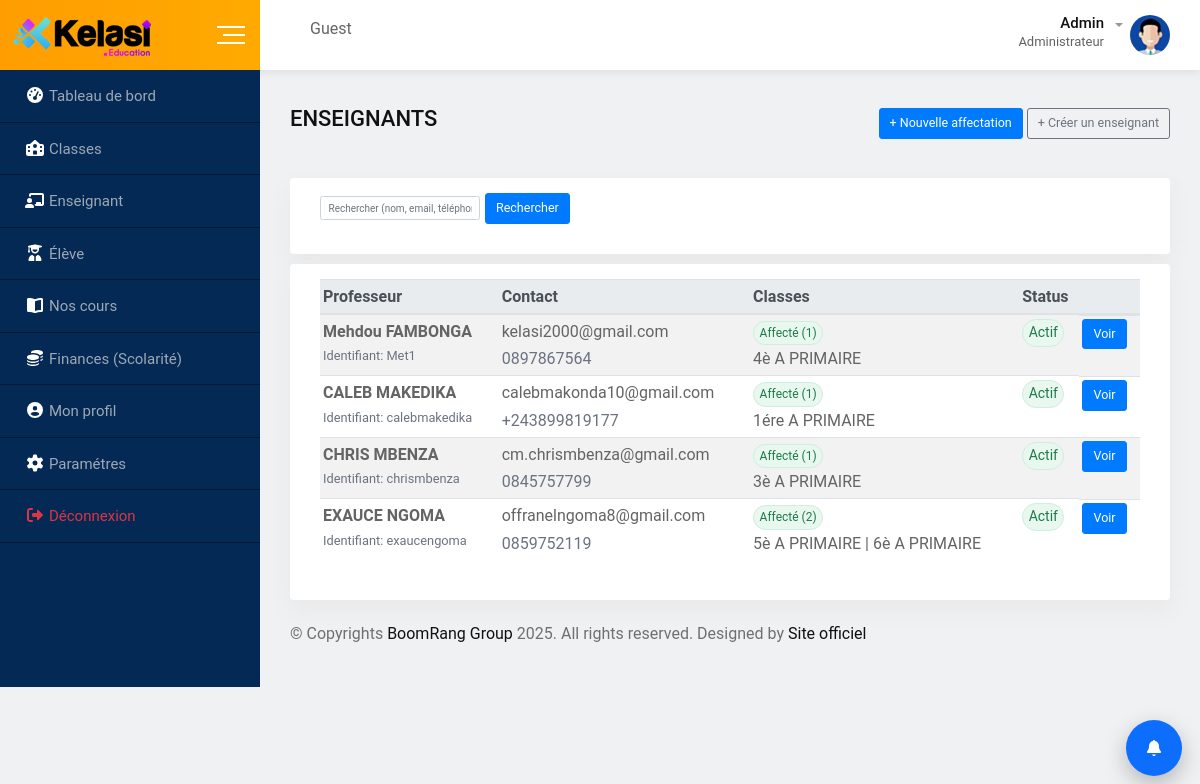
Screenshot of /admin/all-teacher.php (signed in) with the database file from the repository.
### tables this page shows
CREATE TABLE `teacher` (
  `id` int(11) NOT NULL,
  `first_name` varchar(100) NOT NULL,
  `last_name` varchar(100) NOT NULL,
  `email` varchar(150) NOT NULL,
  `gender` varchar(10) DEFAULT NULL,
  `date_of_birth` date DEFAULT NULL,
  `phone` varchar(20) DEFAULT NULL,
  `adress` text DEFAULT NULL,
  `qualification` varchar(150) DEFAULT NULL,
  `specialization` varchar(150) DEFAULT NULL,
  `classe` varchar(100) DEFAULT NULL,
  `date_of_joining` date DEFAULT NULL,
  `code_ecole` varchar(11) NOT NULL,
  `created_at` timestamp NOT NULL DEFAULT current_timestamp()
);

### admin/all-teacher.php (the view, shortened to what this page needs)
<?php
$pdo = null;
$codeEcole = (string)($_SESSION['code_ecole'] ?? '');
function e($s){ return htmlspecialchars((string)$s, ENT_QUOTES, 'UTF-8'); }
$q = trim((string)($_GET['q'] ?? ''));
$teachers = [];
try {
    $sql = "
      SELECT
        t.id                AS teacher_id,
        t.first_name, t.last_name, t.gender, t.phone, t.email, t.adress,
        t.date_of_joining,
        t.classe            AS single_class_id,
        c.classe            AS classe_name,
        c.description       AS classe_desc,
        n.description       AS niveau,
        s.description       AS section,
        o.description       AS opt
      FROM teacher t
      LEFT JOIN classes  c ON t.classe = c.id
      LEFT JOIN niveau   n ON c.niveau  = n.id
      LEFT JOIN section  s ON c.section = s.id
      LEFT JOIN options  o ON c.options = o.id
      WHERE t.code_ecole = :code
    ";
    $params = [':code'=>$codeEcole];
    $sql .= " ORDER BY t.last_name, t.first_name, t.id ";
    $st = $pdo->prepare($sql);
    $st->execute($params);
    $teachers = $st->fetchAll(PDO::FETCH_ASSOC) ?: [];
} catch (Throwable $e) {
    if (DEBUG) { echo $e->getMessage(); exit; }
}
$emailList = [];
foreach ($teachers as $t) {
    $em = strtolower(trim((string)($t['email'] ?? '')));
    if ($em !== '') $emailList[$em] = true;
}
$userByEmail = [];
if ($emailList) {
    $place = implode(',', array_fill(0, count($emailList), '?'));
    try {
        $st = $pdo->prepare("SELECT id, username, email, password, created_at, phone, code_ecole FROM users WHERE LOWER(email) IN ($place)");
        $st->execute(array_keys($emailList));
        while ($row = $st->fetch(PDO::FETCH_ASSOC)) {
            $userByEmail[strtolower($row['email'])] = $row;
        }
    } catch (Throwable $e) {
        if (DEBUG) { echo $e->getMessage(); }
    }
}
$uids = [];
foreach ($teachers as $t) {
    $emLower = strtolower((string)($t['email'] ?? ''));
    $u = $userByEmail[$emLower] ?? null;
    $compteActif = false;
    if ($u && isset($u['password']) && trim($u['password']) !== '') {
        $compteActif = true;
    }
    $em = strtolower(trim((string)($t['email'] ?? '')));
    if ($em !== '' && isset($userByEmail[$em]) && !empty($userByEmail[$em]['id'])) {
        $uids[(int)$userByEmail[$em]['id']] = true;
    }
}
$uids = array_keys($uids);
$affectsByUser = [];
if ($uids) {
    $in = implode(',', array_fill(0, count($uids), '?'));
    $sqlA = "
        SELECT
            cst.teacher_user_id AS uid,
            COUNT(*)            AS nb,
            GROUP_CONCAT(
        DISTINCT CONCAT(
            c.classe, ' ',
            COALESCE(c.description, ''), ' ',
            COALESCE(niv.description, ''), ' ',
            COALESCE(sec.description, ''), ' ',
            COALESCE(opt.description, '')
        )
        ORDER BY c.classe
        SEPARATOR ' | '
        ) AS classes_str
        FROM class_subject_teacher cst
        JOIN classes c ON c.id = cst.class_id
        LEFT JOIN niveau niv ON c.niveau = niv.id
        LEFT JOIN section sec ON c.section = sec.id
        LEFT JOIN options opt ON c.options = opt.id
        WHERE cst.code_ecole = ? AND cst.teacher_user_id IN ($in)
        GROUP BY cst.teacher_user_id
    ";
    try {
        $st = $pdo->prepare($sqlA);
        $st->execute(array_merge([$codeEcole], $uids));
        while ($row = $st->fetch(PDO::FETCH_ASSOC)) {
            $affectsByUser[(int)$row['uid']] = [
                'count' => (int)$row['nb'],
                'labels'=> (string)$row['classes_str'],
            ];
        }
    } catch (Throwable $e) {
        if (DEBUG) { echo $e->getMessage(); }
    }
}
$rows = [];
foreach ($teachers as $t) {
    $emLower = strtolower((string)($t['email'] ?? ''));
    $u = $userByEmail[$emLower] ?? null;
    $uid = $u ? (int)$u['id'] : 0;
    $nbClasses  = 0;
    $classesStr = '';
    $affecte    = false;
    if ($uid && isset($affectsByUser[$uid])) {
        $nbClasses  = (int)$affectsByUser[$uid]['count'];
        $classesStr = (string)$affectsByUser[$uid]['labels'];
        $affecte    = $nbClasses > 0;
    }
    $rows[] = [
        'teacher_id'   => (int)$t['teacher_id'],
        'first_name'   => (string)($t['first_name'] ?? ''),
        'last_name'    => (string)($t['last_name'] ?? ''),
        'gender'       => (string)($t['gender'] ?? ''),
        'adress'       => (string)($t['adress'] ?? ''),
        'phone'        => (string)($t['phone'] ?? ($u['phone'] ?? '')),
        'email'        => (string)($t['email'] ?? ''),
        'user_id'      => $uid,
        'username'     => $u['username'] ?? null,
        'created_at'   => $u['created_at'] ?? null,
        'nb_classes'   => $nbClasses,
        'classes_str'  => $classesStr,
        'affecte'      => $affecte,
        'compte_actif' => $compteActif,
    ];
}
?>
<!doctype html>
<html class="no-js" lang="fr">
<head>
    <link rel="stylesheet" href="../css/normalize.css">
    <link rel="stylesheet" href="../css/main.css">
    <link rel="stylesheet" href="../css/bootstrap.min.css">
    <link rel="stylesheet" href="../css/all.min.css">
    <link rel="stylesheet" href="../fonts/flaticon.css">
    <link rel="stylesheet" href="../css/fullcalendar.min.css">
    <link rel="stylesheet" href="../css/animate.min.css">
    <link rel="stylesheet" href="../style.css">
</head>
<body>
    <div id="wrapper" class="wrapper bg-ash">
        <?php $nav=__DIR__.'/layout/navbar.php'; if(file_exists($nav)) require $nav; ?>
        <div class="dashboard-page-one">
            <?php $side=__DIR__.'/layout/sidebar.php'; if(file_exists($side)) require $side; ?>
            <div class="dashboard-content-one">
                <div class="breadcrumbs-area d-flex justify-content-between align-items-center">
                    <div>
                        <h3 class="text-uppercase">Enseignants</h3>
                    </div>
                    <div class="d-block gap-2">
                        <a class="btn btn-lg btn-primary" href="affectation.php">+ Nouvelle affectation</a>
                        <a class="btn btn-lg btn-outline-secondary" href="add-teacher.php">+ Créer un enseignant</a>
                    </div>
                </div>
                <div class="card-recherche mb-3">
                    <div class="card-body">
                        <form class="form-inline">
                            <input type="text" name="q" value="<?= e($q) ?>" class="form-control mr-2"
                                placeholder="Rechercher (nom, email, téléphone)">
                            <button class="btn btn-primary btn-lg">Rechercher</button>
                        </form>
                    </div>
                </div>
                <div class="card-div">
                    <div class="card-body">
                        <?php if (!$rows): ?>
                        <div class="muted">Aucun enseignant trouvé.</div>
                        <?php else: ?>
                        <div class="table-responsive">
                            <table class="table table-sm table-striped">
                                <thead class="thead-light">
                                    <tr>
                                        <th>Professeur</th>
                                        <th>Contact</th>
                                        <th>Classes</th>
                                        <th>Status</th>
                                        <th></th>
                                    </tr>
                                </thead>
                                <tbody>
                                    <?php foreach ($rows as $r): ?>
                                    <tr>
                                        <td>
                                            <div>
                                                <strong>
                                                    <?= e(trim(($r['first_name'] ?? '').' '.($r['last_name'] ?? '')) ?: ($r['username'] ?? '')) ?>
                                                </strong>
                                            </div>
                                            <?php if (!empty($r['username'])): ?>
                                            <div class="muted small">Identifiant: <?= e($r['username']) ?></div>
                                            <?php endif; ?>
                                        </td>
                                        <td>
                                            <div><?= e($r['email'] ?: '—') ?></div>
                                            <div class="muted"><?= e($r['phone'] ?: '—') ?></div>
                                        </td>
                                        <td>
                                            <div><?php if ($r['affecte']): ?>
                                                <span class="chip chip-ok" style="font-size:12px">Affecté
                                                    (<?= (int)$r['nb_classes'] ?>)</span>
                                                <?php else: ?>
                                                <span class="chip chip-warn">Non affecté</span>
                                                <?php endif; ?>
                                            </div>
                                            <div><?php if ($r['affecte']): ?>
                                                <?= e($r['classes_str']) ?>
                                                <?php else: ?>
                                                <span class="muted">—</span>
                                                <?php endif; ?>
                                            </div>
                                        </td>
                                        <td class="truncate">
                                            <?php if ($r['compte_actif']): ?>
                                            <span class="chip chip-ok" style="font-size:14px">Actif</span>
                                            <?php else: ?>
                                            <span class="chip chip-warn" style="font-size:14px">Désactivé</span>
                                            <?php endif; ?>
                                        </td>
                                        <td class="d-flex flex-wrap gap-1">
                                            <?php if ($r['user_id']): ?>
                                            <a class="btn btn-lg btn-primary mr-1 mb-1"
                                                href="affectation.php?teacher_user_id=<?= (int)$r['user_id'] ?>">Voir</a>
                                            <?php endif; ?>
                                        </td>
                                    </tr>
                                    <?php endforeach; ?>
                                </tbody>
                            </table>
                        </div>
                        <?php endif; ?>
                    </div>
                </div>
                <?php $foot=__DIR__.'/layout/footer.php'; if(file_exists($foot)) require $foot; ?>
            </div>
        </div>
    </div>
</body>
</html>

### rows the page displays
teacher: first_name+last_name "Mehdou FAMBONGA", username "Met1", email "kelasi2000@gmail.com", phone "0897867564", classe "1", classes_str "4è A PRIMAIRE"
teacher: first_name+last_name "CALEB MAKEDIKA", username "calebmakedika", email "calebmakonda10@gmail.com", phone "+243899819177", nb_classes "1", classes_str "1ére A PRIMAIRE"
teacher: first_name+last_name "CHRIS MBENZA", username "chrismbenza", email "cm.chrismbenza@gmail.com", phone "0845757799", classe "1", classes_str "3è A PRIMAIRE"
teacher: first_name+last_name "EXAUCE NGOMA", username "exaucengoma", email "offranelngoma8@gmail.com", phone "0859752119", classe "2", classes_str "5è A PRIMAIRE | 6è A PRIMAIRE"
